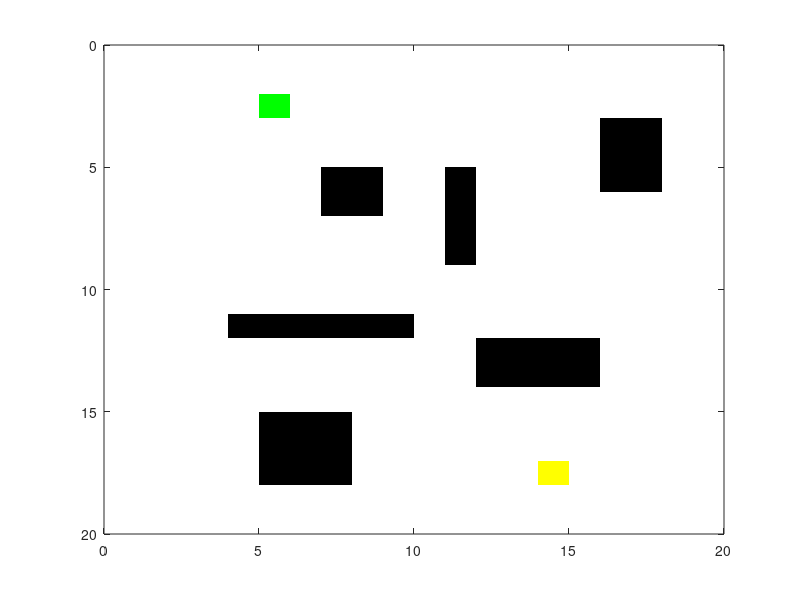

The MATLAB source for this figure: (Note: this script raises an error after producing the figure.)
% Author: Ailton Santos
%
% GitHub: <https://github.com/ailton-santos> 

%% Clear the environment and the command line
clear;
close all;
clc;

%% Initialize the maps, color maps, start points and destination points
map_size = [20, 20];
input_map = false(map_size);              % Create an Input Map

input_map (6:7, 8:9) = 1;           % Add an obstacle
input_map (6:9, 12) = 1;            % Add another obstacle
input_map (12, 5:10) = 1;           % Add another obstacle
input_map (13:14, 13:16) = 1;       % Add another obstacle
input_map (16:18, 6:8) = 1;         % Add another obstacle
input_map (4:6, 17:18) = 1;         % Add another obstacle

start_coords = [3, 6];              % Save the location of start coordinate
dest_coords = [18, 15];             % Save location of destination coordinate

drawMapEveryTime = true;            % To see how nodes expand on the grid

cmap = [1   1   1;                  % Create a color map
    0   0   0;
    1   0   0;
    0   0   1;
    0   1   0;
    1   1   0;
    0.5 0.5 0.5];

colormap(cmap);                     % Sets the colormap for the current figure
[nrows, ncols] = size(input_map);   % Save the size of the input_map

map = zeros(nrows,ncols);           % Create map to save the states of each grid cell
map(~input_map) = 1;                % Mark free cells on map
map(input_map) = 2;                 % Mark obstacle cells on map

start_node = sub2ind(size(map), start_coords(1), start_coords(2));      % Generate linear indices of start node
dest_node = sub2ind(size(map), dest_coords(1), dest_coords(2));         % Generate linear indices of dest node

map(start_node) = 5;                % Mark start node on map
map(dest_node) = 6;                 % Mark destination node on map

distanceFromStart = Inf(nrows,ncols);   % Initialize distance from start array to inifinity
distanceFromEnd = Inf(nrows,ncols);     % Initialize distance from end array to inifinity

parent = zeros(nrows, ncols);           % Create a map for holding parent's index for each grid cell

distanceFromStart(start_node) = 0;  % distance of start node from start is zero
distanceFromEnd(dest_node) = 0;     % distance of end node from end is zero

% Update the values of all grid pixels for distance from end
[X, Y] = meshgrid(1:ncols, 1:nrows);
xd = dest_coords(1);
yd = dest_coords(2);
distanceFromEnd = abs(X - yd) + abs(Y - xd);    % Manhattan Distance

image([0.5, map_size(1)-0.5], [0.5, map_size(2)-0.5], map);
ax = gca;
ax.YTick = 0:1:map_size(1);
ax.XTick = 0:1:map_size(2);
grid on;                        % Display grid lines
% drawnow limitrate nocallbacks;  % Update figure
drawnow;

%% Process the map to update the parent information and distance from start
while true                              % Create an infinite loop
    map(start_node) = 5;                % Mark start node on map
    map(dest_node) = 6;                 % Mark destination node on map
    
    if (drawMapEveryTime)
        image([0.5, map_size(1)-0.5], [0.5, map_size(2)-0.5], map);
        ax = gca;
        ax.YTick = 0:1:map_size(1);
        ax.XTick = 0:1:map_size(2);
        grid on;                        % Display grid lines
        % drawnow limitrate nocallbacks;  % Update figure
        drawnow;
    end
    
    % Find the node with the minimum heuristic distance
    heuristicDist = distanceFromStart + distanceFromEnd;
    [min_dist, current] = min(heuristicDist(:));
    
    % Compute row, column coordinates of current node from linear index
    [i, j] = ind2sub(size(heuristicDist), current);
    
    % Create an exit condition for the infinite loop to end
    if ((current == dest_node) || isinf(min_dist)) 
        break
    end
    
    % Update distance value of element right of current element
    if (i+1 <= nrows && distanceFromStart(i+1, j) > distanceFromStart(i,j) + 1)
        if (parent(i+1, j) == 0 && input_map(i+1,j)~=1 && parent(current)~= sub2ind(size(map), i+1, j))
            distanceFromStart(i+1, j) = distanceFromStart(i,j) + 1;
            map(sub2ind(size(map), i+1, j)) = 4;    % Mark the neighbour of current as processing
            parent(i+1, j)= current;
        end
    end
    
    % Update distance value of element left of current element
    if (i-1 >= 1 && distanceFromStart(i-1, j) > distanceFromStart(i,j) + 1)
        if (parent(i-1, j) == 0 && input_map(i-1,j)~=1 && parent(current)~= sub2ind(size(map), i-1, j))
            distanceFromStart(i-1, j) = distanceFromStart(i,j) + 1;
            map(sub2ind(size(map), i-1, j)) = 4;    % Mark the neighbour of current as processing
            parent(i-1, j)= current;
        end
    end
    
    % Update distance value of element top of current element
    if (j-1 >= 1 && distanceFromStart(i, j-1) > distanceFromStart(i,j) + 1)
        if (parent(i, j-1) == 0 && input_map(i,j-1)~=1 && parent(current)~= sub2ind(size(map), i, j-1))
            distanceFromStart(i, j-1) = distanceFromStart(i,j) + 1;
            map(sub2ind(size(map), i, j-1)) = 4;    % Mark the neighbour of current as processing
            parent(i, j-1)= current;
        end
    end
    
    % Update distance value of element bottom of current element
    if (j+1 <= ncols && distanceFromStart(i, j+1) > distanceFromStart(i,j) + 1)
        if (parent(i, j+1) == 0 && input_map(i,j+1)~=1 && parent(current)~= sub2ind(size(map), i, j+1))
            distanceFromStart(i, j+1) = distanceFromStart(i,j) + 1;
            map(sub2ind(size(map), i, j+1)) = 4;    % Mark the neighbour of current as processing
            parent(i, j+1)= current;
        end
    end
    
    distanceFromStart(current) = -log(0);   % change the distance of current from start as infinity
    map(current) = 3;                       % mark the current point as processed
end

%% Construct route from start to dest by following the parent links
if (isinf(distanceFromStart(dest_node))) 
    route = [];    % if distance to destination node is infinity
else
    route = [dest_node];                               % else backtrace the route from destination node
    while (parent(route(1)) ~= 0)                       % check front of route for start node
        route = [parent(route(1)), route];              % add parent of current node to front of route
    end
    
    for k = 2:length(route) - 1         % To visualize the map and the path
        map(route(k)) = 7;
        pause(0.001);                   % Pause the code for a while
        image([0.5, map_size(1)-0.5], [0.5, map_size(2)-0.5], map);
        ax = gca;
        ax.YTick = 0:1:map_size(1);
        ax.XTick = 0:1:map_size(2);
        grid on;                        % Display grid lines
        % drawnow limitrate nocallbacks;  % Update figure
        drawnow;
    end
end

% Add legends to the colormapped image
hold on;
for K = 1:7 
    hidden_h(K) = surf(zeros(2, 2), 'edgecolor', 'none', ...
        'facecolor', cmap(K, :)); 
end
hold off

uistack(hidden_h, 'bottom');
legend(hidden_h, {'free space', 'obstacles', 'closed nodes', ...
    'open nodes', 'start node', 'goal node', 'shortest path'} )

